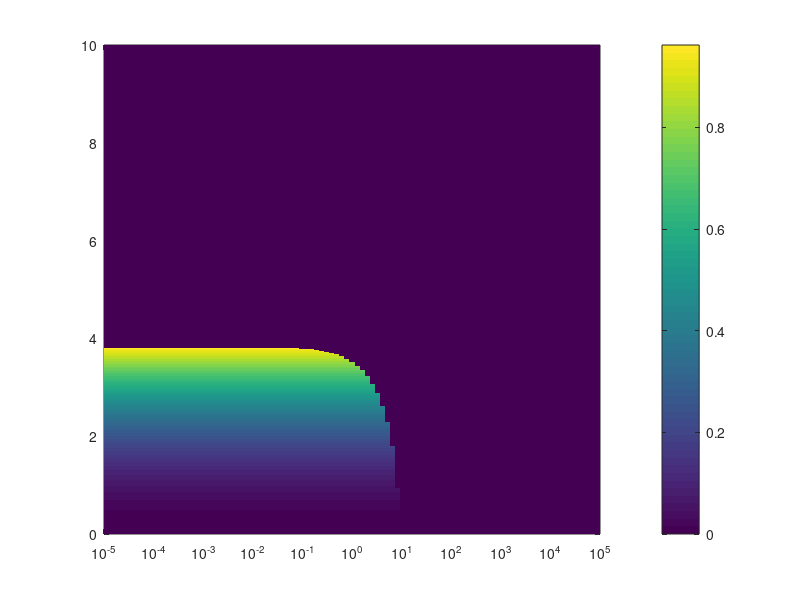
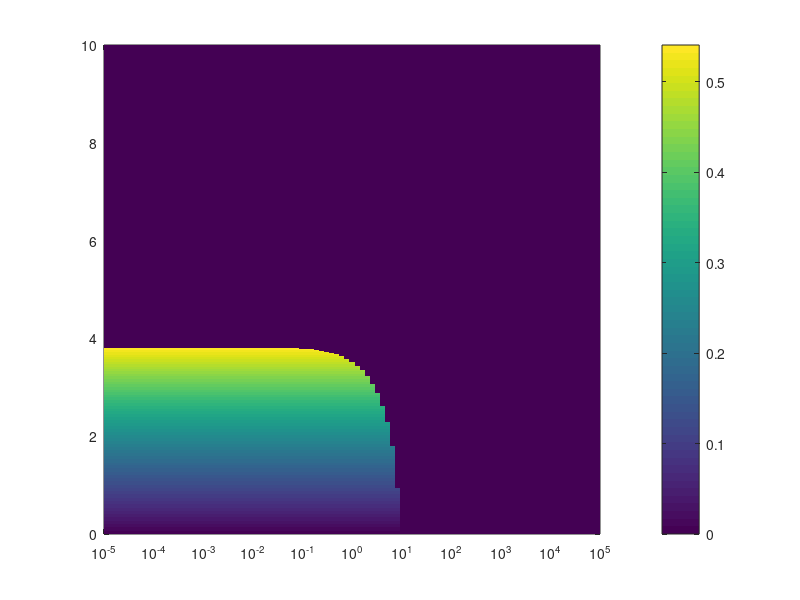
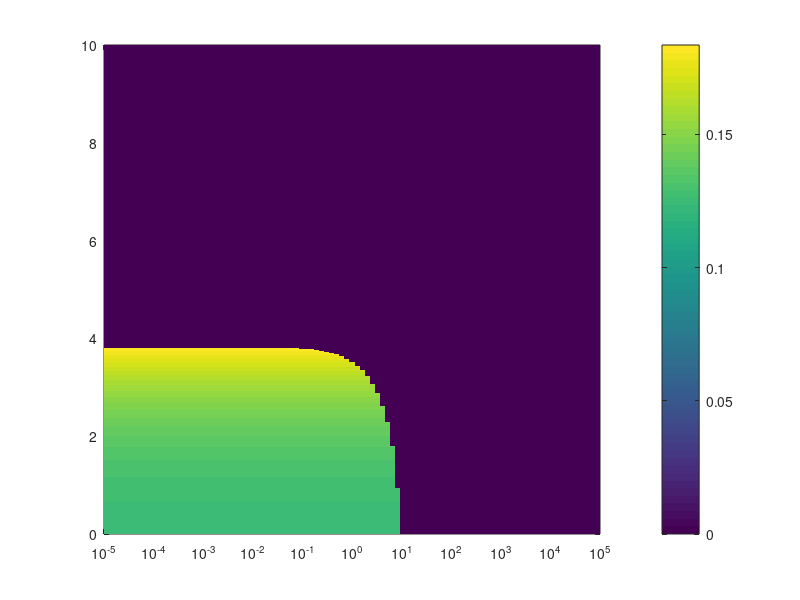
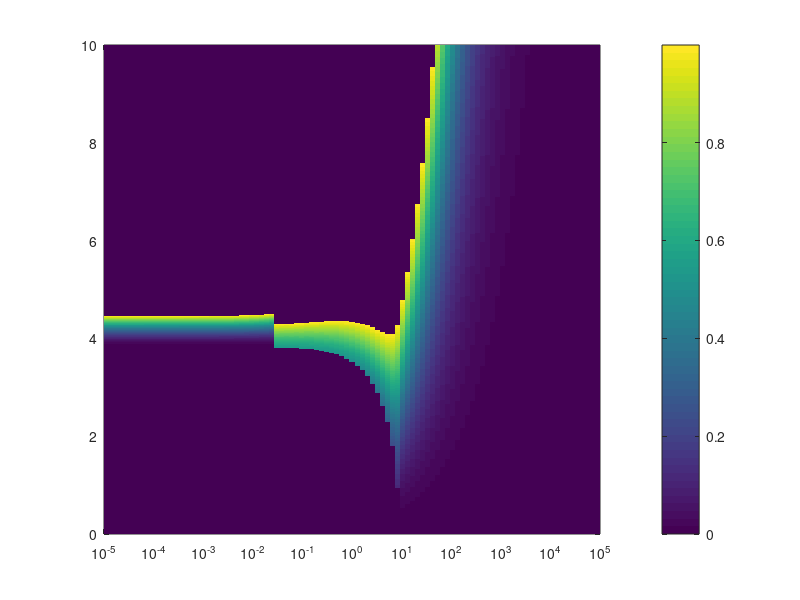

These figures' MATLAB source, in order:
clearvars;
close all;

plot_y = false;
plot_x = false;
plot_tl = false;
plot_vto = false;
plot_xl = true;
plot_vl = true;
plot_al = true;
plot_xr = true;
plot_vr = true;
plot_ar = true;

%% Load all parameters from a file
p = load('params');

%% y (horizontal) position of latch, wrt time
y = min(p.v0 * p.t + 0.5 * p.F_l / p.m_l * (p.t.^2), p.R - eps);
y_dot = p.v0 + p.F_l / p.m_l * p.t;
y_ddot = p.F_l / p.m_l;

if(plot_y)
    figure(1);
    hold on;
    plot(p.t, y);
    plot(p.t, y_dot);
    plot(p.t, y_ddot);
end

%% x position of projectile while in contact w/latch
x = p.R * (1 - sqrt(1 - (y / p.R).^2));

if(plot_x)
    figure(2);
    hold on;
    plot(p.t, x);
end

% v of projectile while in contact w/latch
v = y .* y_dot ./ (p.R * sqrt(1 - (y / p.R).^2));

if(plot_x)
    plot(p.t, v);
end

% a of projectile while in contact w/latch
a = 1 ./ (p.R * sqrt(1 - (y / p.R).^2)) .* (y_dot.^2 + y .* y_ddot + y.^2 .* y_dot.^2 ./ (p.R^2 - y.^2));

if(plot_x)
    plot(p.t, a);
end

%% calculates t_l, time of latch release
% do this for all masses (this is ok since previous expressions don't
% depend on mass)
[q, num_times] = size(p.t);
[q, num_mass] = size(p.m);
t_l_index = 1 * ones(1, num_mass);
min_val = inf * ones(1, num_mass);

% find the roots of the function that finds t_l
for m=1:num_mass
    for i=1:num_times
        cur_val = abs((p.m(m) + p.m_spr/3) .* a(i) + x(i) - 1);
        if(cur_val < min_val(m))
            t_l_index(m) = i;
            min_val(m) = cur_val;
        end
    end
end

% change those into times
% if a root wasn't found, it'll default to t_l = 0

t_l = p.t(t_l_index);

if(plot_tl)
    figure(3);
    plot(p.m, t_l);
    set(gca,'XScale', 'log');
end

x = x' * ones(1, num_mass);
v = v' * ones(1, num_mass);
a = a' * ones(1, num_mass);

for m=1:num_mass
    for t=1:num_times
        if p.t(t) >= t_l(m)
            x(t, m) = 0;
            v(t, m) = 0;
            a(t, m) = 0;
        end
    end
end

%% calculate v_to: velocity when projectile loses contact with spring
x_l = v(t_l_index);
v_l = v(t_l_index);
v_to = sqrt(v_l.^2 + 1 ./ (p.m + p.m_spr / 3) .* (1 - x_l).^2);

if(plot_vto)
    figure(4);
    plot(p.m, v_to);
    set(gca,'XScale', 'log');
    set(gca,'YScale', 'log');
end

%% position after latch release
x_r = (ones(1, num_times))' * (1 * ones(1, num_mass));
v_r = x_r;
a_r = x_r;
t_to = ones(1, num_mass);

for i=1:num_mass
    m = p.m(i);
    m_sqrt = sqrt(m + p.m_spr / 3);
    
    phi = atan(m_sqrt * v_l(i) / (1 - x_l(i))) - (t_l(i)) ./ m_sqrt;
    x_r(:, i) = 1 - v_to(i) * m_sqrt * cos(p.t / m_sqrt + phi);
    v_r(:, i) = v_to(i) * sin(p.t / m_sqrt + phi);
    a_r(:, i) = v_to(i) / m_sqrt * cos(p.t / m_sqrt + phi);
    
    t_to(i) = m_sqrt * (pi / 2 - phi);
end

for m=1:num_mass
    for t=1:num_times
        if(p.t(t) < t_l(m) || p.t(t) > t_to(m))
            x_r(t, m) = 0;
            v_r(t, m) = 0;
            a_r(t, m) = 0;
        end
    end
end

x_tot = x + x_r + v_to .* (t-t_to)

if(plot_xl)
    figure(5);
    xr_plot = pcolor(p.m, p.t, x);
    set(gca,'XScale', 'log');
    set(xr_plot, 'EdgeColor', 'none');
    colorbar;
end

if(plot_vl)
    figure(6);
    vr_plot = pcolor(p.m, p.t, v);
    set(gca,'XScale', 'log');
    set(vr_plot, 'EdgeColor', 'none');
    colorbar;
end

if(plot_al)
    figure(7);
    ar_plot = pcolor(p.m, p.t, a);
    set(gca,'XScale', 'log');
    set(ar_plot, 'EdgeColor', 'none');
    colorbar;
end

if(plot_xr)
    figure(8);
    xr_plot = pcolor(p.m, p.t, x_r);
    set(gca,'XScale', 'log');
    set(xr_plot, 'EdgeColor', 'none');
    colorbar;
end

if(plot_vr)
    figure(9);
    vr_plot = pcolor(p.m, p.t, v_r);
    set(gca,'XScale', 'log');
    set(vr_plot, 'EdgeColor', 'none');
    colorbar;
end

if(plot_ar)
    figure(10);
    ar_plot = pcolor(p.m, p.t, a_r);
    set(gca,'XScale', 'log');
    set(ar_plot, 'EdgeColor', 'none');
    colorbar;
end

